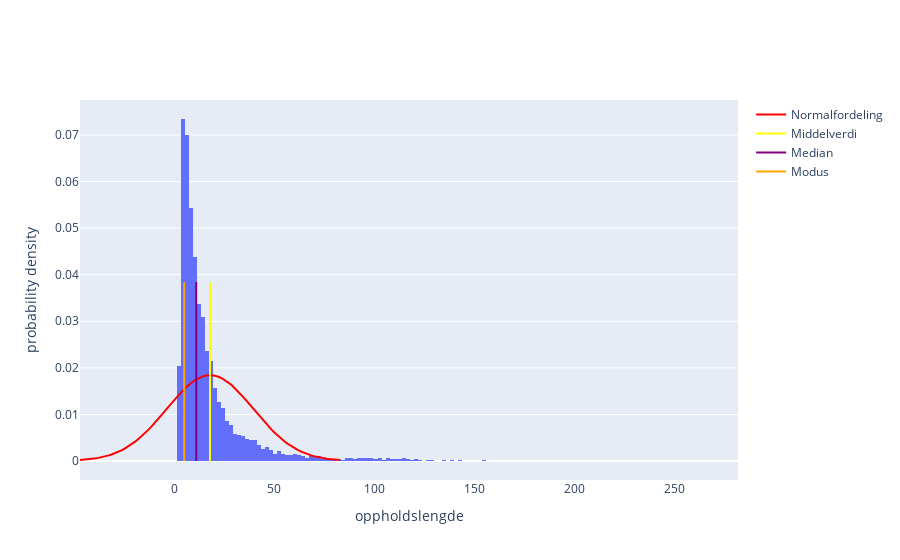

This figure's notebook cell:
### Markdown cell above
Sjekker også fordelingen for målvariabelen, oppholdslengde.

### Code cell
mu, std, N = np.mean(y_train), np.std(y_train), 100
x = np.linspace(mu - 3*std, mu + 3*std, N)
fx = stats.norm.pdf(x, mu, std)
dmax = max(fx) + 0.02

hist = px.histogram(x=y_train, histnorm="probability density")
fig = go.Figure(data=hist.data)
fig.add_trace(go.Scatter(x=x, y=fx, mode="lines", line=dict(color="red"), name="Normalfordeling"))
fig.add_trace(go.Scatter(x=[mu, mu], y=[0, dmax], mode="lines", line=dict(color="yellow"),name="Middelverdi"))
fig.add_trace(go.Scatter(x=[np.median(y_train), np.median(y_train)], y=[0, dmax], mode="lines", line=dict(color="purple"),name="Median"))
fig.add_trace(go.Scatter(x=[stats.mode(y_train)[0], stats.mode(y_train)[0]], y=[0, dmax], mode="lines", line=dict(color="orange"),name="Modus"))
fig.update_xaxes(title_text="oppholdslengde")
fig.update_yaxes(title_text="probability density")
fig.write_image(f"images/oppholdslengde_tetthetsfunksjon.png")
fig.show()

### Figure 1 — Plotly figure (JSON) as saved in the notebook; plotly's stock layout.template omitted (floating-point values rounded to 4 significant figures; data arrays with more than 128 entries replaced by an {"elided": "..."} marker saying what was removed)
{"data": [{"alignmentgroup": "True", "bingroup": "x", "histnorm": "probability density", "hovertemplate": "x=%{x}<br>probability density=%{y}<extra></extra>", "legendgroup": "", "marker": {"color": "#636efa", "pattern": {"shape": ""}}, "name": "", "offsetgroup": "", "orientation": "v", "showlegend": false, "type": "histogram", "x": {"elided": "5413 int values"}, "xaxis": "x", "yaxis": "y"}, {"line": {"color": "red"}, "mode": "lines", "name": "Normalfordeling", "type": "scatter", "x": [-47.04, -45.73, -44.42, -43.1, -41.79, -40.48, -39.17, -37.86, -36.55, -35.24, -33.92, -32.61, -31.3, -29.99, -28.68, -27.37, -26.05, -24.74, -23.43, -22.12, -20.81, -19.5, -18.18, -16.87, -15.56, -14.25, -12.94, -11.63, -10.32, -9.004, -7.692, -6.381, -5.069, -3.758, -2.446, -1.135, 0.1769, 1.489, 2.8, 4.112, 5.423, 6.735, 8.046, 9.358, 10.67, 11.98, 13.29, 14.6, 15.92, 17.23, 18.54, 19.85, 21.16, 22.47, 23.79, 25.1, 26.41, 27.72, 29.03, 30.34, 31.65, 32.97, 34.28, 35.59, 36.9, 38.21, 39.52, 40.84, 42.15, 43.46, 44.77, 46.08, 47.39, 48.7, 50.02, 51.33, 52.64, 53.95, 55.26, 56.57, 57.89, 59.2, 60.51, 61.82, 63.13, 64.44, 65.76, 67.07, 68.38, 69.69, 71.0, 72.31, 73.62, 74.94, 76.25, 77.56, 78.87, 80.18, 81.49, 82.81], "y": [0.0002048, 0.0002452, 0.0002924, 0.0003476, 0.0004115, 0.0004855, 0.0005707, 0.0006683, 0.0007798, 0.0009065, 0.00105, 0.001212, 0.001393, 0.001596, 0.001822, 0.002072, 0.002347, 0.00265, 0.00298, 0.003339, 0.003728, 0.004147, 0.004597, 0.005076, 0.005585, 0.006122, 0.006686, 0.007275, 0.007888, 0.00852, 0.00917, 0.009832, 0.0105, 0.01118, 0.01186, 0.01253, 0.01319, 0.01384, 0.01446, 0.01506, 0.01562, 0.01614, 0.01663, 0.01706, 0.01744, 0.01776, 0.01802, 0.01822, 0.01836, 0.01843, 0.01843, 0.01836, 0.01822, 0.01802, 0.01776, 0.01744, 0.01706, 0.01663, 0.01614, 0.01562, 0.01506, 0.01446, 0.01384, 0.01319, 0.01253, 0.01186, 0.01118, 0.0105, 0.009832, 0.00917, 0.00852, 0.007888, 0.007275, 0.006686, 0.006122, 0.005585, 0.005076, 0.004597, 0.004147, 0.003728, 0.003339, 0.00298, 0.00265, 0.002347, 0.002072, 0.001822, 0.001596, 0.001393, 0.001212, 0.00105, 0.0009065, 0.0007798, 0.0006683, 0.0005707, 0.0004855, 0.0004115, 0.0003476, 0.0002924, 0.0002452, 0.0002048]}, {"line": {"color": "yellow"}, "mode": "lines", "name": "Middelverdi", "type": "scatter", "x": [17.88, 17.88], "y": [0, 0.03843]}, {"line": {"color": "purple"}, "mode": "lines", "name": "Median", "type": "scatter", "x": [11, 11], "y": [0, 0.03843]}, {"line": {"color": "orange"}, "mode": "lines", "name": "Modus", "type": "scatter", "x": [5, 5], "y": [0, 0.03843]}], "layout": {"xaxis": {"title": {"text": "oppholdslengde"}}, "yaxis": {"title": {"text": "probability density"}}}}
